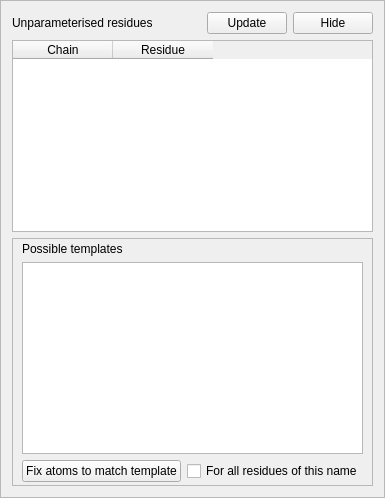
                  <widget class="QFrame" name="_validate_unparameterised_residues_main_frame">
                   <property name="minimumSize">
                    <size>
                     <width>0</width>
                     <height>0</height>
                    </size>
                   </property>
                   <property name="frameShape">
                    <enum>QFrame::StyledPanel</enum>
                   </property>
                   <property name="frameShadow">
                    <enum>QFrame::Raised</enum>
                   </property>
                   <layout class="QVBoxLayout" name="verticalLayout_25">
                    <item>
                     <layout class="QHBoxLayout" name="horizontalLayout_43">
                      <item>
                       <widget class="QLabel" name="label_18">
                        <property name="text">
                         <string>Unparameterised residues</string>
                        </property>
                       </widget>
                      </item>
                      <item>
                       <spacer name="horizontalSpacer_36">
                        <property name="orientation">
                         <enum>Qt::Horizontal</enum>
                        </property>
                        <property name="sizeHint" stdset="0">
                         <size>
                          <width>40</width>
                          <height>20</height>
                         </size>
                        </property>
                       </spacer>
                      </item>
                      <item>
                       <widget class="QPushButton" name="_validate_unparameterised_residues_update_button">
                        <property name="text">
                         <string>Update</string>
                        </property>
                       </widget>
                      </item>
                      <item>
                       <widget class="QPushButton" name="_validate_unparameterised_residues_hide_button">
                        <property name="text">
                         <string>Hide</string>
                        </property>
                       </widget>
                      </item>
                     </layout>
                    </item>
                    <item>
                     <widget class="QTableWidget" name="_validate_unparameterised_residues_table">
                      <property name="minimumSize">
                       <size>
                        <width>0</width>
                        <height>150</height>
                       </size>
                      </property>
                      <column>
                       <property name="text">
                        <string>Chain</string>
                       </property>
                      </column>
                      <column>
                       <property name="text">
                        <string>Residue</string>
                       </property>
                      </column>
                     </widget>
                    </item>
                    <item>
                     <widget class="QFrame" name="frame_16">
                      <property name="minimumSize">
                       <size>
                        <width>0</width>
                        <height>0</height>
                       </size>
                      </property>
                      <property name="frameShape">
                       <enum>QFrame::StyledPanel</enum>
                      </property>
                      <property name="frameShadow">
                       <enum>QFrame::Raised</enum>
                      </property>
                      <layout class="QGridLayout" name="gridLayout_2">
                       <property name="topMargin">
                        <number>3</number>
                       </property>
                       <property name="bottomMargin">
                        <number>3</number>
                       </property>
                       <item row="0" column="0">
                        <widget class="QLabel" name="label_19">
                         <property name="text">
                          <string>Possible templates</string>
                         </property>
                        </widget>
                       </item>
                       <item row="1" column="0" colspan="2">
                        <widget class="QListWidget" name="_validate_possible_templates_list">
                         <property name="minimumSize">
                          <size>
                           <width>0</width>
                           <height>150</height>
                          </size>
                         </property>
                        </widget>
                       </item>
                       <item row="2" column="0">
                        <widget class="QPushButton" name="_validate_fix_to_template_button">
                         <property name="text">
                          <string>Fix atoms to match template</string>
                         </property>
                        </widget>
                       </item>
                       <item row="2" column="1">
                        <widget class="QCheckBox" name="_validate_fix_to_template_all_residues_checkbox">
                         <property name="text">
                          <string>For all residues of this name</string>
                         </property>
                        </widget>
                       </item>
                      </layout>
                     </widget>
                    </item>
                   </layout>
                  </widget>
